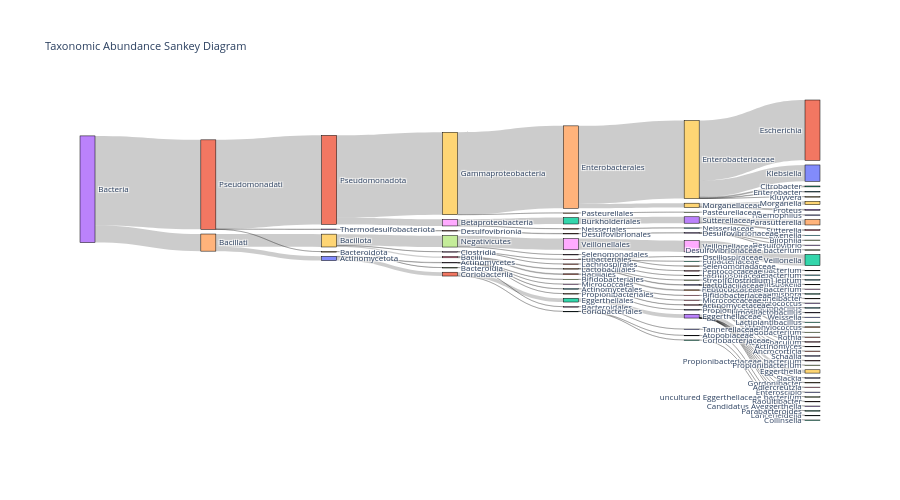

Source (notebook cell):
### Code cell
plot_sankey(cd_mds, max_level="species", min_abundance=0.01, height=500)

### Figure 1 — Plotly figure (JSON) as saved in the notebook; plotly's stock layout.template omitted (floating-point values rounded to 4 significant figures)
{"data": [{"link": {"hovertemplate": "Flow from %{source.label} to %{target.label}: %{value:.2e}<extra></extra>", "source": [43, 4, 40, 28, 34, 0, 4, 79, 36, 64, 90, 43, 81, 1, 49, 54, 39, 79, 87, 68, 104, 79, 98, 66, 53, 1, 38, 94, 55, 81, 103, 31, 101, 83, 81, 69, 17, 78, 100, 40, 61, 12, 63, 38, 52, 3, 54, 9, 28, 75, 16, 16, 61, 85, 80, 63, 3, 87, 18, 88, 83, 9, 63, 98, 91, 35, 64, 67, 63, 16, 63, 63, 16, 90, 66, 86, 0, 39, 90, 53, 90, 63, 39, 63, 83, 39, 49, 24, 77, 85, 62, 28, 27, 76, 28, 48, 96, 35, 36, 21, 14, 39, 66, 32], "target": [4, 40, 28, 34, 0, 26, 79, 36, 64, 90, 33, 81, 1, 49, 54, 39, 15, 87, 68, 104, 74, 98, 66, 53, 2, 38, 94, 55, 65, 103, 31, 101, 83, 97, 69, 17, 78, 100, 102, 61, 12, 63, 10, 52, 3, 46, 9, 93, 75, 16, 8, 41, 85, 80, 45, 19, 44, 18, 88, 82, 23, 99, 47, 91, 35, 59, 67, 13, 89, 70, 73, 56, 6, 5, 86, 58, 57, 50, 92, 95, 60, 30, 71, 51, 37, 22, 24, 77, 20, 62, 72, 27, 76, 7, 48, 96, 11, 42, 21, 14, 84, 29, 32, 25], "value": [35190.0, 8806.0, 951.8, 11.74, 11.74, 2.815, 26390.0, 2753.0, 1159.0, 1126.0, 258.8, 183800.0, 182800.0, 169200.0, 169200.0, 160400.0, 1023.0, 23370.0, 272.4, 272.4, 272.4, 260.5, 163.4, 15.37, 13.71, 13590.0, 384.2, 384.2, 384.2, 919.1, 919.1, 919.1, 919.1, 3.931, 69.33, 69.33, 69.33, 69.33, 69.33, 7855.0, 7810.0, 7810.0, 166.3, 13200.0, 13200.0, 1998.0, 8862.0, 1877.0, 493.0, 493.0, 214.6, 1.958, 44.71, 0.6948, 0.6948, 72.15, 11210.0, 23100.0, 23100.0, 23100.0, 51.2, 6984.0, 5.506, 97.08, 97.08, 87.83, 33.06, 33.06, 6862.0, 275.3, 12.02, 681.5, 1.163, 180.3, 0.2175, 0.2175, 8.924, 33660.0, 0.8059, 1.663, 685.8, 0.7613, 123800.0, 10.05, 864.0, 1850.0, 0.2582, 0.2582, 0.2582, 44.01, 44.01, 407.5, 407.5, 407.5, 39.54, 39.54, 39.54, 9.252, 1594.0, 1594.0, 1594.0, 1.435, 147.8, 147.8]}, "node": {"label": ["Propionibacteriaceae", "Pseudomonadota", "Faecalibacterium", "Sutterellaceae", "Bacillati", "Lactobacillus", "Actinobaculum", "Bifidobacterium", "Actinomyces", "Morganellaceae", "Slackia", "Rothia", "Eggerthellales", "Streptococcus", "Staphylococcaceae", "Enterobacter", "Actinomycetaceae", "Bacteroidia", "Veillonellales", "Gordonibacter", "Haemophilus", "Bacillales", "Citrobacter", "Desulfovibrio", "Pasteurellales", "Eubacterium", "Propionibacteriaceae bacterium", "Bifidobacteriales", "Actinomycetes", "Kluyvera", "Enteroscipio", "Desulfovibrionia", "Eubacteriaceae", "Limosilactobacillus", "Propionibacteriales", "Lachnospiraceae", "Bacilli", "Bilophila", "Betaproteobacteria", "Enterobacteriaceae", "Actinomycetota", "Ancrocorticia", "Lacrimispora", "Bacteria", "Parasutterella", "Lancefieldella", "Sutterella", "uncultured Eggerthellaceae bacterium", "Micrococcales", "Gammaproteobacteria", "Klebsiella", "Raoultibacter", "Burkholderiales", "Oscillospiraceae", "Enterobacterales", "Neisseriaceae", "Adlercreutzia", "Propionibacterium", "Peptococcaceae bacterium", "Mediterraneibacter", "Weissella", "Coriobacteriia", "Coriobacteriaceae", "Eggerthellaceae", "Lactobacillales", "Eikenella", "Eubacteriales", "Streptococcaceae", "Selenomonadales", "Bacteroidota", "Schaalia", "Escherichia", "Collinsella", "Candidatus Aveggerthella", "Mitsuokella", "Actinomycetales", "Bifidobacteriaceae", "Pasteurellaceae", "Bacteroidales", "Bacillota", "Atopobiaceae", "Pseudomonadati", "Veillonella", "Desulfovibrionaceae", "Staphylococcus", "Coriobacteriales", "Peptococcaceae", "Negativicutes", "Veillonellaceae", "Eggerthella", "Lactobacillaceae", "Lachnospirales", "Lactiplantibacillus", "Proteus", "Neisseriales", "[Clostridium] leptum", "Micrococcaceae", "Desulfovibrionaceae bacterium", "Clostridia", "Morganella", "Tannerellaceae", "Desulfovibrionales", "Parabacteroides", "Thermodesulfobacteriota", "Selenomonadaceae"], "line": {"color": "black", "width": 0.5}, "pad": 25, "thickness": 15}, "type": "sankey"}], "layout": {"font": {"size": 8}, "height": 500, "title": {"text": "Taxonomic Abundance Sankey Diagram"}}}
